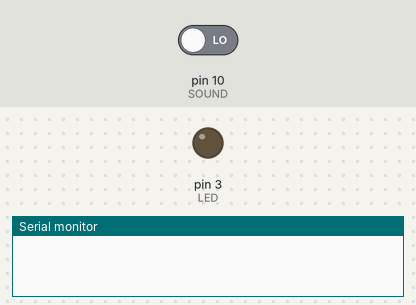
This sketch was run on a simulated Arduino Uno, built with avr-gcc and run on an emulated ATmega328P. On the bench: output pins drawn as LEDs (lit = HIGH), the last lines printed to the serial monitor. The test bench sets the inputs (shaded band); at power-on: pin 10 (SOUND) LOW.

Above: at 1.2 s.
1.3 s: pin 10 (SOUND) driven HIGH
At 1.7 s:
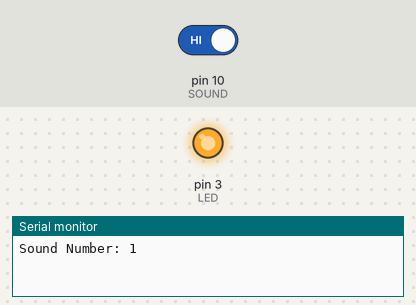
Timing chart, 0 to 4.3 s (numbered marks = the images above; inputs shaded):
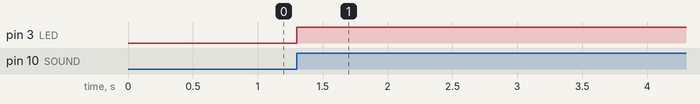

Measured:
- after the input at 1.3 s, pin 3 (LED): LOW → HIGH at once

The sketch:

precise_sound_toggle.ino
```cpp
const int LED = 3;
const int SOUND = 10;

int SOUNDstate = 0;
int PREVsoundstate = 0;
int num = 0;

unsigned long lastDebounceTime = 0;
unsigned long debounceDelay = 300;  // 300 ms cooldown

void setup() {
  pinMode(LED, OUTPUT);
  pinMode(SOUND, INPUT);
  Serial.begin(9600);
}

void loop() {
  SOUNDstate = digitalRead(SOUND);
  unsigned long currentTime = millis();

  // Detect rising edge AND check debounce
  if (SOUNDstate == HIGH && PREVsoundstate == LOW && (currentTime - lastDebounceTime > debounceDelay)) {
    num++;
    Serial.print("Sound Number: ");
    Serial.println(num);
    lastDebounceTime = currentTime;
  }

  PREVsoundstate = SOUNDstate;

  // Toggle LED based on clap count
  if (num % 2 == 0) {
    digitalWrite(LED, LOW);
  } else {
    digitalWrite(LED, HIGH);
  }
}
```
